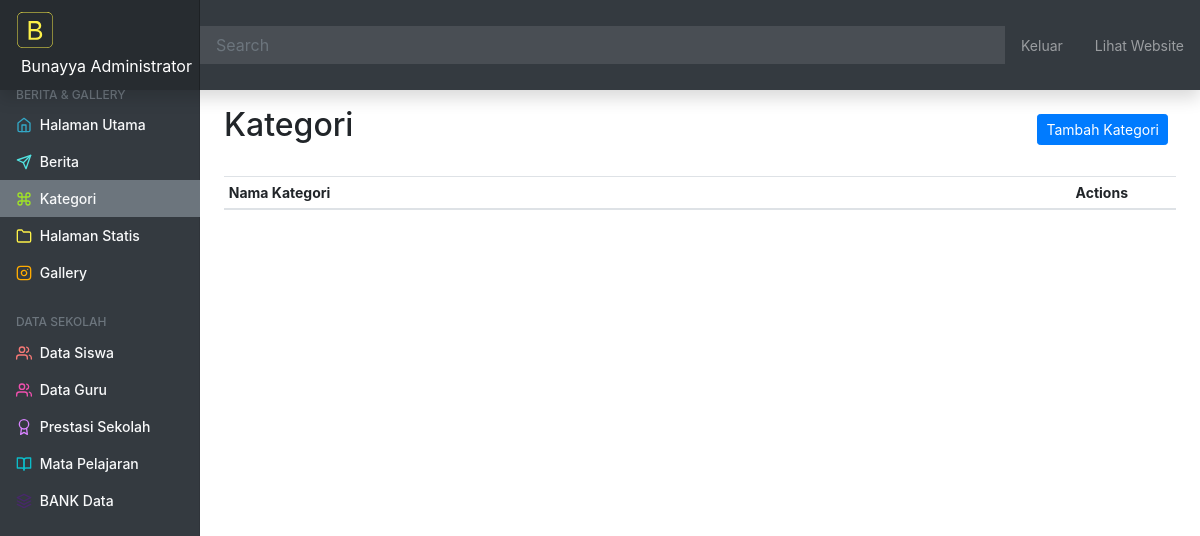
The page /web-admin/kategori (signed in) on the database as committed earlier.
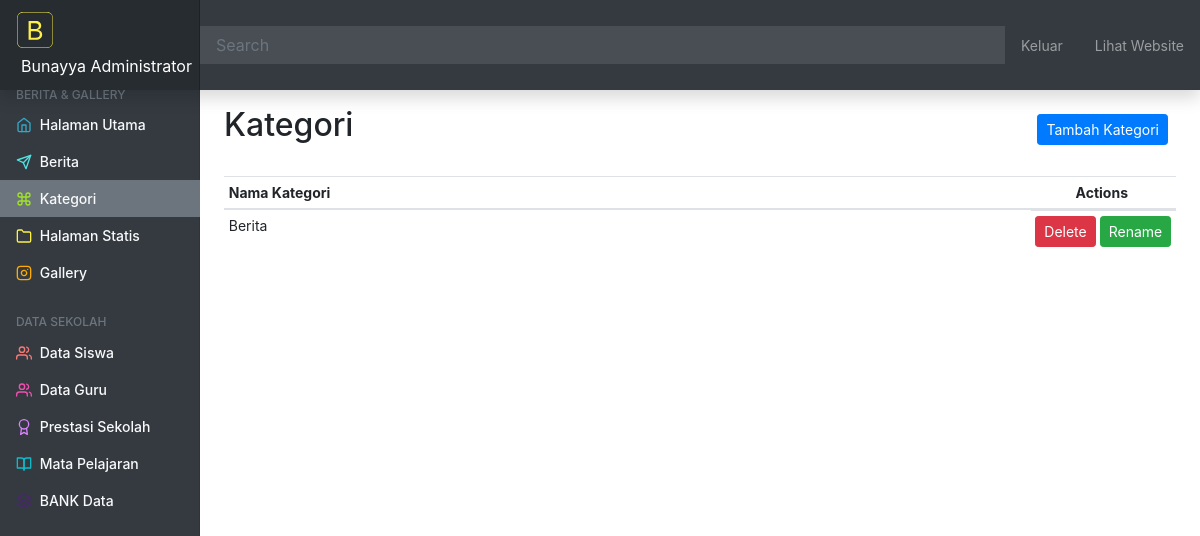
The same page on the database as committed later.
### blog/models.py (models this page shows, shortened)
class Category(models.Model):
    name = models.CharField(max_length=50, unique=True)
    slug = AutoSlugField(populate_from="name")
    created_at = models.DateTimeField(auto_now_add=True)
    class Meta:
        verbose_name_plural = "categories"

### blog/views.py (the view, shortened to what this page needs)
# urls.py: path("web-admin/kategori", views.admin_kategori, name="admin_kategori"),
@login_required
def admin_kategori(request):
    data = {}
    data["kategori"] = Category.objects.all().order_by('-created_at')
    data["form"] = CategoriForm()
    return render(request, "blog/web-admin/admin-kategori.html", data)

### blog/forms.py
class CategoriForm(forms.ModelForm):
    class Meta:
        model = Category
        fields = ('name',)

### blog/templates/blog/web-admin/admin-kategori.html (shortened to what this page needs)
{% extends 'blog/web-admin/admin-base.html' %}
{% load crispy_forms_tags %}
{% block admin-content %}
<div class="d-flex justify-content-between flex-wrap flex-md-nowrap align-items-center pt-3 pb-2 mb-3">
    <h1 class="h2">Kategori</h1>
    {% if request.user.is_staff %}
    <div class="btn-toolbar mb-2 mb-md-0">
        <div class="btn-group mr-2">
            <button class="btn btn-sm btn-primary" data-toggle="modal" data-target="#addCategory">
                Tambah Kategori
            </button>
        </div>
    </div>
    {% endif %}
</div>
<div>
    <table class="table table-sm">
        <thead>
            <tr>
                <th>Nama Kategori</th>
                {% if request.user.is_staff %}
                <th class="text-right pr-5">Actions</th>
                {% endif %}
            </tr>
        </thead>
        <tbody>
            {% for kateg in kategori %}
            <tr>
                <td>{{ kateg.name }}</td>
                {% if request.user.is_staff %}
                <td class="float-right">
                    <button class="btn btn-sm btn-danger" data-toggle="modal"
                        data-target="#hapusKategori{{ kateg.id }}">Delete</button>
                    <button class="btn btn-sm btn-success" data-toggle="modal"
                        data-target="#renameKategori{{ kateg.id }}">Rename</button>
                </td>
                {% endif %}
            </tr>
            {% endfor %}
        </tbody>
    </table>
</div>
{% endblock admin-content %}

Rows that differ between the two databases and show on the page:
added Category: name "Berita"
